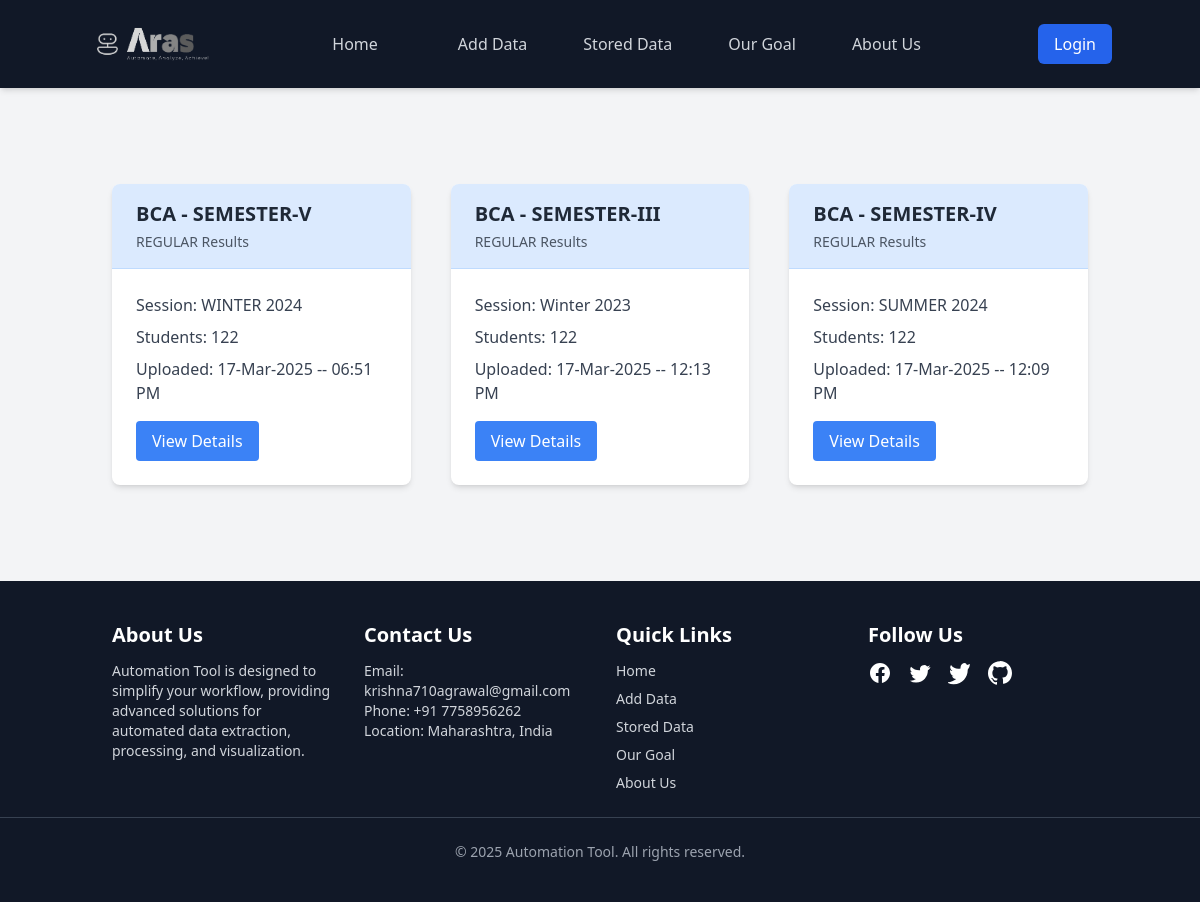
The page /available_data_cards on the database its author committed.
### model.py (models this page shows, shortened)
class DataBatch(db.Model):
    __tablename__ = 'data_batch'
    id = db.Column(db.Integer, primary_key=True)
    course_name = db.Column(db.String(50), nullable=True)  # Now accepts None
    semester = db.Column(db.String(20), nullable=True)       # Now accepts None
    session = db.Column(db.String(20), nullable=True)        # Now accepts None
    type = db.Column(db.Enum(DataBatchType), nullable=True)  # Now accepts None
    timestamp = db.Column(
        db.DateTime(timezone=True),
        default=lambda: datetime.now(IST)
    )
    students = db.relationship(
        'Student',
        backref='data_batch',
        lazy=True,
        cascade="all, delete-orphan"
    )

### main.py (the view)
@app.route('/available_data_cards', methods=['GET'])
def available_data_cards():
    batches = DataBatch.query.order_by(DataBatch.timestamp.desc()).all()
    cards = []
    for batch in batches:
        cards.append({
            'batch_id': batch.id,
            'course_name': batch.course_name,
            'semester': batch.semester,
            'session': batch.session,
            'type': batch.type.value.upper(),
            'timestamp': batch.timestamp.strftime('%d-%b-%Y -- %I:%M %p'),
            'student_count': len(batch.students)
        })
    return render_template('available_data_cards.html', cards=cards)

### templates/available_data_cards.html (shortened to what this page needs)
{% extends "base.html" %}
{% block content %}
<div class="container mx-auto my-8 px-4 py-8">
    <div class="grid grid-cols-1 sm:grid-cols-2 md:grid-cols-3 gap-6">
        {% for card in cards %}
        <div class="bg-white rounded-lg shadow-md overflow-hidden transition-all duration-300 transform hover:scale-105 m-2">
            <div class="bg-blue-100 px-6 py-4 border-b border-blue-200">
                <h3 class="text-xl font-bold">
                    {{ card.course_name }} - {{ card.semester }}
                </h3>
                <p class="text-sm text-gray-600 mt-1">
                    {{ card.type }} Results
                </p>
            </div>
            <div class="p-6">
                <div class="space-y-2">
                    <p class="text-gray-700">
                        <span class="font-medium">Session:</span>
                        {{ card.session }}
                    </p>
                    <p class="text-gray-700">
                        <span class="font-medium">Students:</span>
                        {{ card.student_count }}
                    </p>
                    <p class="text-gray-700">
                        <span class="font-medium">Uploaded:</span>
                        {{ card.timestamp }}
                    </p>
                </div>
                <div class="mt-4">
                    <a href="{{ url_for('view_batch', batch_id=card.batch_id) }}"
                       class="inline-block bg-blue-500 hover:bg-blue-600 text-white px-4 py-2 rounded transition-colors duration-300">
                        View Details
                    </a>
                </div>
            </div>
        </div>
        {% endfor %}
    </div>
</div>
{% endblock %}

### rows shown on the page
DataBatch: course_name "BCA", semester "SEMESTER-V", type "REGULAR", session "WINTER 2024", student_count "122", timestamp "17-Mar-2025 -- 06:51 PM"
DataBatch: course_name "BCA", semester "SEMESTER-III", type "REGULAR", session "Winter 2023", student_count "122", timestamp "17-Mar-2025 -- 12:13 PM"
DataBatch: course_name "BCA", semester "SEMESTER-IV", type "REGULAR", session "SUMMER 2024", student_count "122", timestamp "17-Mar-2025 -- 12:09 PM"
